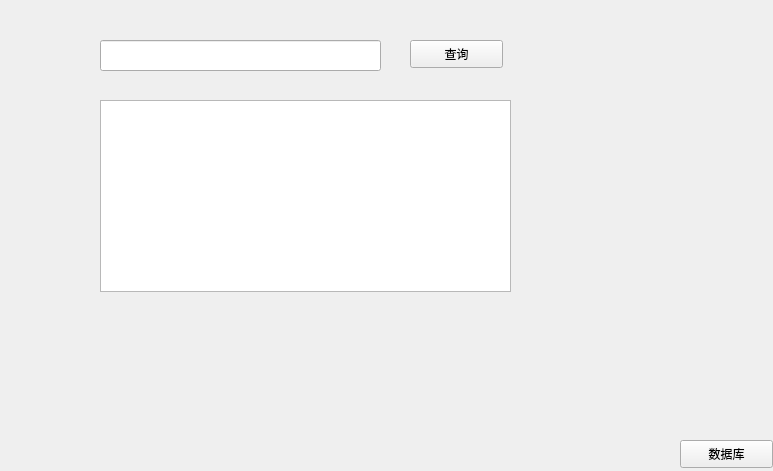
<?xml version="1.0" encoding="UTF-8"?>
<ui version="4.0">
 <class>workingPlane</class>
 <widget class="QWidget" name="workingPlane">
  <property name="geometry">
   <rect>
    <x>0</x>
    <y>0</y>
    <width>773</width>
    <height>471</height>
   </rect>
  </property>
  <property name="windowTitle">
   <string>Form</string>
  </property>
  <widget class="QLineEdit" name="lineEdit">
   <property name="geometry">
    <rect>
     <x>100</x>
     <y>40</y>
     <width>281</width>
     <height>31</height>
    </rect>
   </property>
  </widget>
  <widget class="QPushButton" name="search">
   <property name="geometry">
    <rect>
     <x>410</x>
     <y>40</y>
     <width>93</width>
     <height>28</height>
    </rect>
   </property>
   <property name="text">
    <string>查询</string>
   </property>
  </widget>
  <widget class="QTextBrowser" name="textBrowser">
   <property name="geometry">
    <rect>
     <x>100</x>
     <y>100</y>
     <width>411</width>
     <height>192</height>
    </rect>
   </property>
  </widget>
  <widget class="QPushButton" name="dbButton">
   <property name="geometry">
    <rect>
     <x>680</x>
     <y>440</y>
     <width>93</width>
     <height>28</height>
    </rect>
   </property>
   <property name="text">
    <string>数据库</string>
   </property>
  </widget>
 </widget>
 <resources/>
 <connections/>
</ui>
